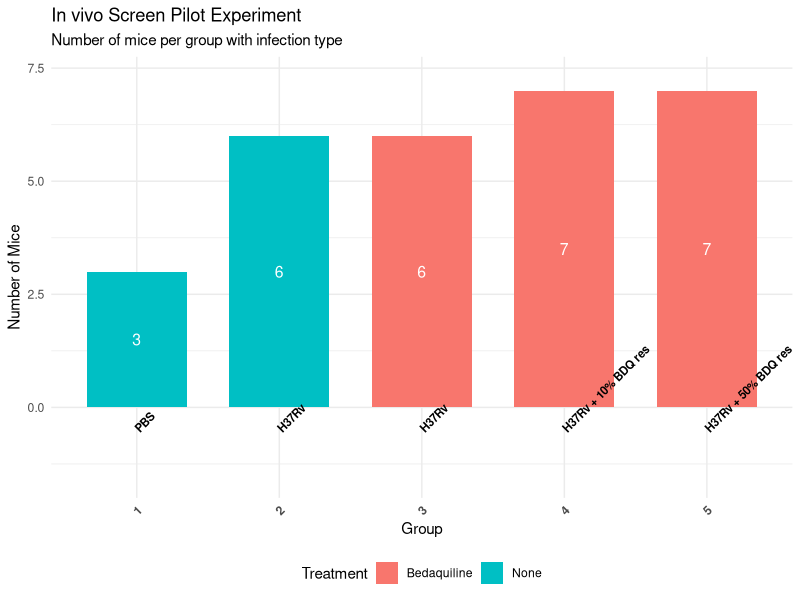

Generate this figure with R:
# Load required libraries
library(ggplot2)
library(dplyr)
library(tidyr)
library(viridis)

# Create simplified data frame
mouse_data <- data.frame(
  Group = c(1,2,3,4,5),
  Mouse_Count = c(3, 6, 6, 7, 7),  # Combined total mice per group
  Infection = c("PBS",
                "H37Rv",
                "H37Rv",
                "H37Rv + 10% BDQ res",
                "H37Rv + 50% BDQ res"),
  Treatment = c("None",
                "None",
                "Bedaquiline",
                "Bedaquiline",
                "Bedaquiline")
)

# Create grouped bar plot with ggplot2 default color palette
ggplot(mouse_data, aes(x=factor(Group), y=Mouse_Count, fill=Treatment)) +
  geom_bar(stat="identity", width=0.7) +
  geom_text(aes(label=Mouse_Count), position=position_stack(vjust=0.5), color="white", size=4) +
  theme_minimal() +
  labs(title="In vivo Screen Pilot Experiment",
       subtitle="Number of mice per group with infection type",
       x="Group",
       y="Number of Mice") +
  theme(
    legend.position = "bottom",
    axis.text.x = element_text(angle = 45, hjust = 1, face = "bold")  # Bold x-axis labels
  ) +  
  # Add infection type labels below x-axis with bold text
  geom_text(aes(label=Infection, y=-0.5), size=2.9, angle=45, hjust=0, fontface = "bold") +
  # Adjust plot margins to accommodate angled labels
  scale_y_continuous(expand = expansion(mult = c(0.2, 0.1)))

# Save plot
#ggsave("mouse_groups_default_palette.png", width=10, height=7)